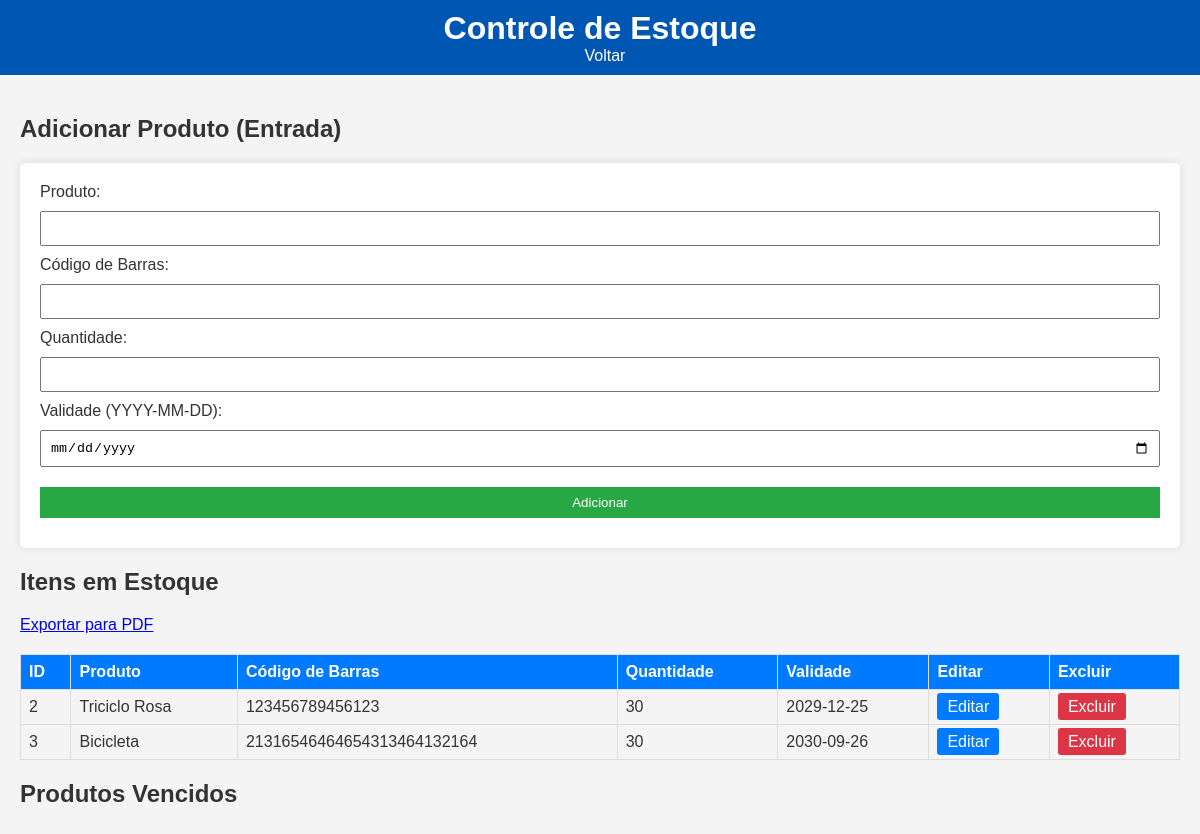
The page /estoque on the database its author committed.
### tables this page shows
CREATE TABLE estoque (
                 id INTEGER PRIMARY KEY,
                 produto TEXT,
                 codigo_barras TEXT,
                 quantidade INTEGER,
                 validade DATE);

### app.py (the view, shortened to what this page needs)
@app.route('/estoque', methods=['GET', 'POST'])
def estoque():
    conn = sqlite3.connect('gestao.db')
    c = conn.cursor()
    c.execute("SELECT * FROM estoque")
    itens = c.fetchall()
    vencidos = [item for item in itens if datetime.datetime.strptime(item[4], '%Y-%m-%d') < datetime.datetime.now()]
    conn.close()
    return render_template('estoque.html', itens=itens, vencidos=vencidos)

### templates/estoque.html (shortened to what this page needs)
<!DOCTYPE html>
<html lang="pt-BR">
<head>
    <link rel="stylesheet" href="{{ url_for('static', filename='style.css') }}">
</head>
<body>
    <header>
        <h1>Controle de Estoque</h1>
        <a href="/" class="back-btn">Voltar</a>
    </header>
    <main>
        <h2>Adicionar Produto (Entrada)</h2>
        <form method="POST" aria-label="Formulário de adição de produto">
            <label for="produto">Produto:</label>
            <input type="text" id="produto" name="produto" required aria-required="true"><br>
            <label for="codigo_barras">Código de Barras:</label>
            <input type="text" id="codigo_barras" name="codigo_barras" required aria-required="true"><br>
            <label for="quantidade">Quantidade:</label>
            <input type="number" id="quantidade" name="quantidade" required aria-required="true"><br>
            <label for="validade">Validade (YYYY-MM-DD):</label>
            <input type="date" id="validade" name="validade" required aria-required="true"><br>
            <button type="submit">Adicionar</button>
        </form>
        <h2>Itens em Estoque</h2>
        <div style="margin-bottom: 15px;">
            <a href="{{ url_for('relatorio_estoque_pdf') }}" target="_blank" class="btn-export">
                Exportar para PDF
            </a>
        </div>
        <table>
            <tr>
                <th>ID</th>
                <th>Produto</th>
                <th>Código de Barras</th>
                <th>Quantidade</th>
                <th>Validade</th>
                <th>Editar</th>
                <th>Excluir</th>
            </tr>
            {% for item in itens %}
            <tr>
                <td>{{ item[0] }}</td>
                <td>{{ item[1] }}</td>
                <td>{{ item[2] }}</td>
                <td>{{ item[3] }}</td>
                <td>{{ item[4] }}</td>
                <td><a href="{{ url_for('editar_item', id=item[0]) }}" class="btn-edit">Editar</a></td>
                <td><a href="{{ url_for('deletar_item', id=item[0]) }}" class="btn-delete" onclick="return confirm('Tem certeza?');">Excluir</a></td>
            </tr>
            {% endfor %}
        </table>
        <h2>Produtos Vencidos</h2>
    </main>
</body>
</html>

### static/style.css (style rules this page uses)
body { font-family: Arial, sans-serif; background-color: #f4f4f4; color: #333; margin: 0; padding: 0; }
header { background: #0056b3; color: white; padding: 10px; text-align: center; }
header h1 { margin: 0; }
.back-btn { color: white; text-decoration: none; margin-left: 10px; }
main { padding: 20px; }
form { background: white; padding: 20px; border-radius: 5px; box-shadow: 0 0 10px rgba(0,0,0,0.1); }
input, button { margin: 10px 0; padding: 8px; width: 100%; box-sizing: border-box; }
button { background: #28a745; color: white; border: none; cursor: pointer; }
table { width: 100%; border-collapse: collapse; margin-top: 20px; }
th, td { border: 1px solid #ddd; padding: 8px; text-align: left; }
th { background: #007bff; color: white; }
:root { --contrast-ratio: 4.5; }
.btn-edit { padding: 5px 10px; background-color: #007bff; color: white; text-decoration: none; border-radius: 3px; }
.btn-delete { padding: 5px 10px; background-color: #dc3545; color: white; text-decoration: none; border-radius: 3px; }

### rows shown on the page
estoque: id "2", produto "Triciclo Rosa", codigo_barras "123456789456123", quantidade "30", validade "2029-12-25"
estoque: id "3", produto "Bicicleta", codigo_barras "21316546464654313464132164", quantidade "30", validade "2030-09-26"
